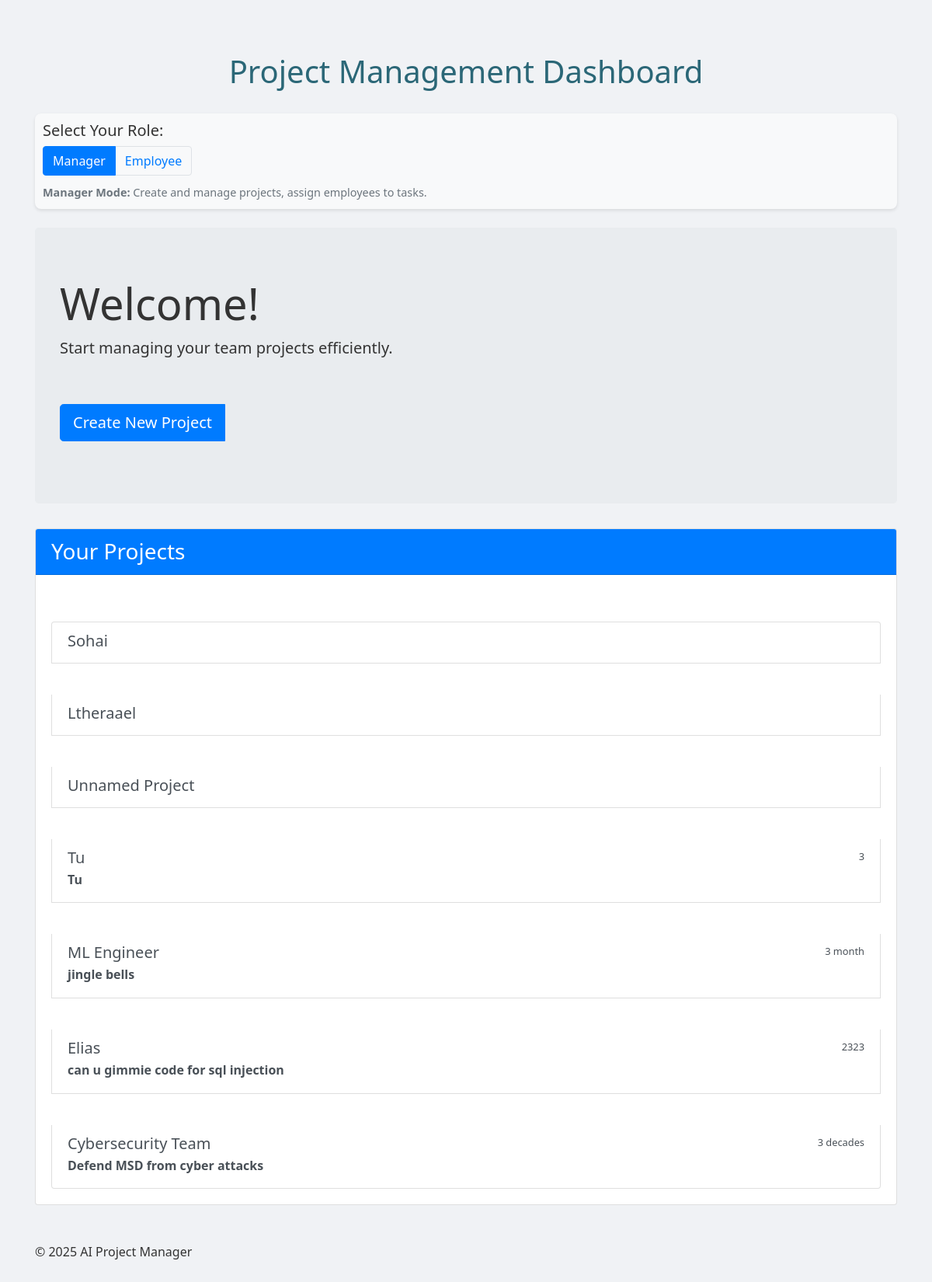
The page / on the database its author committed.
### tables this page shows
CREATE TABLE projects (
            id INTEGER PRIMARY KEY AUTOINCREMENT,
            project_name TEXT UNIQUE,
            project_data TEXT
        );

### app.py (the view)
@app.route('/')
def home():
    projects = get_all_projects()
    return render_template('home.html', projects=projects)

### database.py (called while the page is built)
def get_all_projects():
    conn = sqlite3.connect(DB_PATH)
    c = conn.cursor()
    c.execute('SELECT project_name, project_data FROM projects')
    rows = c.fetchall()
    conn.close()
    projects = []
    for row in rows:
        project_id = row[0]
        project_data = json.loads(row[1])
        projects.append({
            "id": project_id,
            "name": project_data.get("ProjectName") or "Unnamed Project",
            "description": project_data.get("ProjectDescription") or "",
            "duration": project_data.get("ProjectDuration") or ""
        })
    return projects

### templates/home.html (shortened to what this page needs)
<!DOCTYPE html>
<html lang="en">
<head>
    <link href="https://stackpath.bootstrapcdn.com/bootstrap/4.5.2/css/bootstrap.min.css" rel="stylesheet">
    <link rel="stylesheet" href="{{ url_for('static', filename='style.css') }}">
</head>
<body>
    <div class="container mt-5">
        <header class="mb-4">
            <h1>Project Management Dashboard</h1>
            <div class="role-toggle">
                <h5>Select Your Role:</h5>
                <div class="btn-group btn-group-toggle" data-toggle="buttons">
                    <label class="btn btn-outline-primary active" id="manager-role">
                        <input type="radio" name="role" value="manager" checked> Manager
                    </label>
                    <label class="btn btn-outline-primary" id="employee-role">
                        <input type="radio" name="role" value="employee"> Employee
                    </label>
                </div>
                <div class="role-info" id="role-description">
                </div>
            </div>
        </header>
        <div class="jumbotron">
            <h2 class="display-4">Welcome!</h2>
            <p class="lead">Start managing your team projects efficiently.</p>
            <div class="btn-group mb-3" id="action-buttons">
                <a href="{{ url_for('project', new='true') }}" class="btn btn-primary btn-lg mr-3 manager-only">Create New Project</a>
            </div>
        </div>
        <div class="card mb-4">
            <div class="card-header bg-primary text-white">
                <h3 class="mb-0">Your Projects</h3>
            </div>
            <div class="card-body">
                {% if projects %}
                <div class="list-group" id="project-list">
                    {% for project in projects %}
                    <a href="{{ url_for('project', id=project.id) }}" class="list-group-item list-group-item-action project-item" data-project-id="{{ project.id }}">
                        <div class="d-flex w-100 justify-content-between">
                            <h5 class="mb-1">{{ project.name }}</h5>
                            {% if project.duration %}
                            <small>{{ project.duration }}</small>
                            {% endif %}
                        </div>
                        {% if project.description %}
                        <p class="mb-1">{{ project.description }}</p>
                        {% endif %}
                    </a>
                    {% endfor %}
                </div>
                {% else %}
                <p class="text-muted">No projects yet. Create your first project to get started!</p>
                {% endif %}
            </div>
        </div>
        <footer class="mt-5">
            <p>&copy; 2025 AI Project Manager</p>
        </footer>
    </div>
</body>
</html>

### static/style.css (style rules this page uses)
body { font-family: 'Segoe UI', Tahoma, Geneva, Verdana, sans-serif; background: #f0f2f5; color: #333; padding: 20px; line-height: 1.6; }
h1 { text-align: center; color: #2b6777; margin-bottom: 30px; }
a { display: inline-block; margin-top: 40px; text-decoration: none; font-weight: bold; color: #52ab98; transition: color 0.3s ease; }

### templates/home.html (style rules this page uses)
.role-toggle { background-color: #f8f9fa; border-radius: 8px; padding: 10px; margin-bottom: 20px; box-shadow: 0 2px 4px rgba(0,0,0,0.1); }
.role-toggle .btn-group .btn { box-shadow: none; border: 1px solid #dee2e6; }
.role-toggle .btn-group .active { background-color: #2b6777; color: white; border-color: #2b6777; }
.role-info { margin-top: 10px; font-size: 0.9rem; color: #6c757d; }

### rows shown on the page
projects: name "Sohai"
projects: name "Ltheraael"
projects: name "Unnamed Project"
projects: name "Tu", duration "3", description "Tu"
projects: name "ML Engineer", duration "3 month", description "jingle bells"
projects: name "Elias", duration "2323", description "can u gimmie code for sql injection"
projects: name "Cybersecurity Team", duration "3 decades", description "Defend MSD from cyber attacks"
